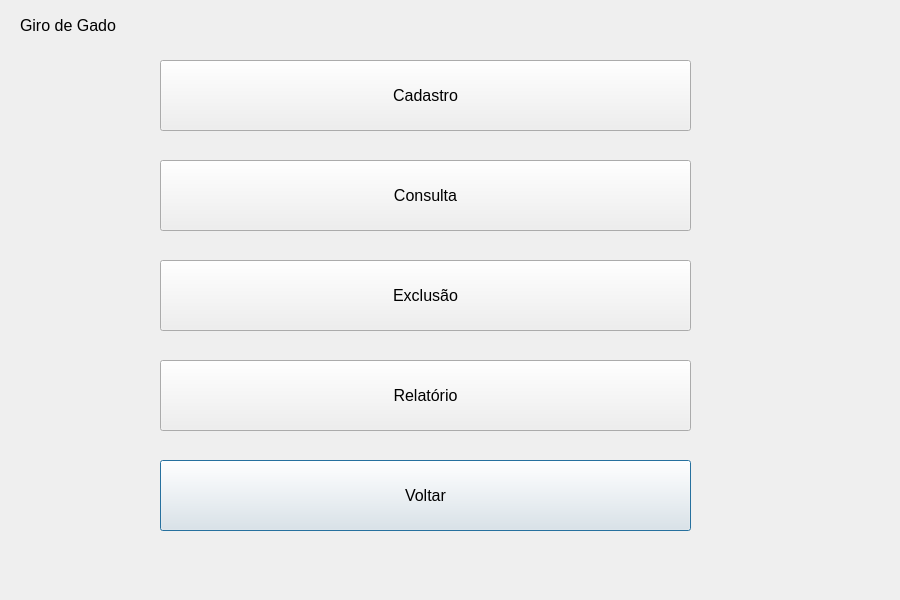
<?xml version="1.0" encoding="UTF-8"?>
<ui version="4.0">
 <class>FinancialManagementScreen</class>
 <widget class="QDialog" name="FinancialManagementScreen">
  <property name="geometry">
   <rect>
    <x>0</x>
    <y>0</y>
    <width>900</width>
    <height>600</height>
   </rect>
  </property>
  <property name="windowTitle">
   <string>Tela de Gerenciamento Financeiro</string>
  </property>
  <widget class="QLabel" name="labelTitle">
   <property name="geometry">
    <rect>
     <x>20</x>
     <y>10</y>
     <width>121</width>
     <height>31</height>
    </rect>
   </property>
   <property name="font">
    <font>
     <pointsize>12</pointsize>
    </font>
   </property>
   <property name="text">
    <string>Giro de Gado</string>
   </property>
  </widget>
  <widget class="QPushButton" name="backButton">
   <property name="geometry">
    <rect>
     <x>160</x>
     <y>460</y>
     <width>531</width>
     <height>71</height>
    </rect>
   </property>
   <property name="font">
    <font>
     <pointsize>12</pointsize>
    </font>
   </property>
   <property name="text">
    <string>Voltar</string>
   </property>
  </widget>
  <widget class="QPushButton" name="reportButton">
   <property name="geometry">
    <rect>
     <x>160</x>
     <y>360</y>
     <width>531</width>
     <height>71</height>
    </rect>
   </property>
   <property name="font">
    <font>
     <pointsize>12</pointsize>
    </font>
   </property>
   <property name="text">
    <string>Relatório</string>
   </property>
  </widget>
  <widget class="QPushButton" name="removeButton">
   <property name="geometry">
    <rect>
     <x>160</x>
     <y>260</y>
     <width>531</width>
     <height>71</height>
    </rect>
   </property>
   <property name="font">
    <font>
     <pointsize>12</pointsize>
    </font>
   </property>
   <property name="text">
    <string>Exclusão</string>
   </property>
  </widget>
  <widget class="QPushButton" name="queryButton">
   <property name="geometry">
    <rect>
     <x>160</x>
     <y>160</y>
     <width>531</width>
     <height>71</height>
    </rect>
   </property>
   <property name="font">
    <font>
     <pointsize>12</pointsize>
    </font>
   </property>
   <property name="text">
    <string>Consulta</string>
   </property>
  </widget>
  <widget class="QPushButton" name="registerButton">
   <property name="geometry">
    <rect>
     <x>160</x>
     <y>60</y>
     <width>531</width>
     <height>71</height>
    </rect>
   </property>
   <property name="font">
    <font>
     <pointsize>12</pointsize>
    </font>
   </property>
   <property name="text">
    <string>Cadastro</string>
   </property>
  </widget>
 </widget>
 <resources/>
 <connections/>
</ui>
